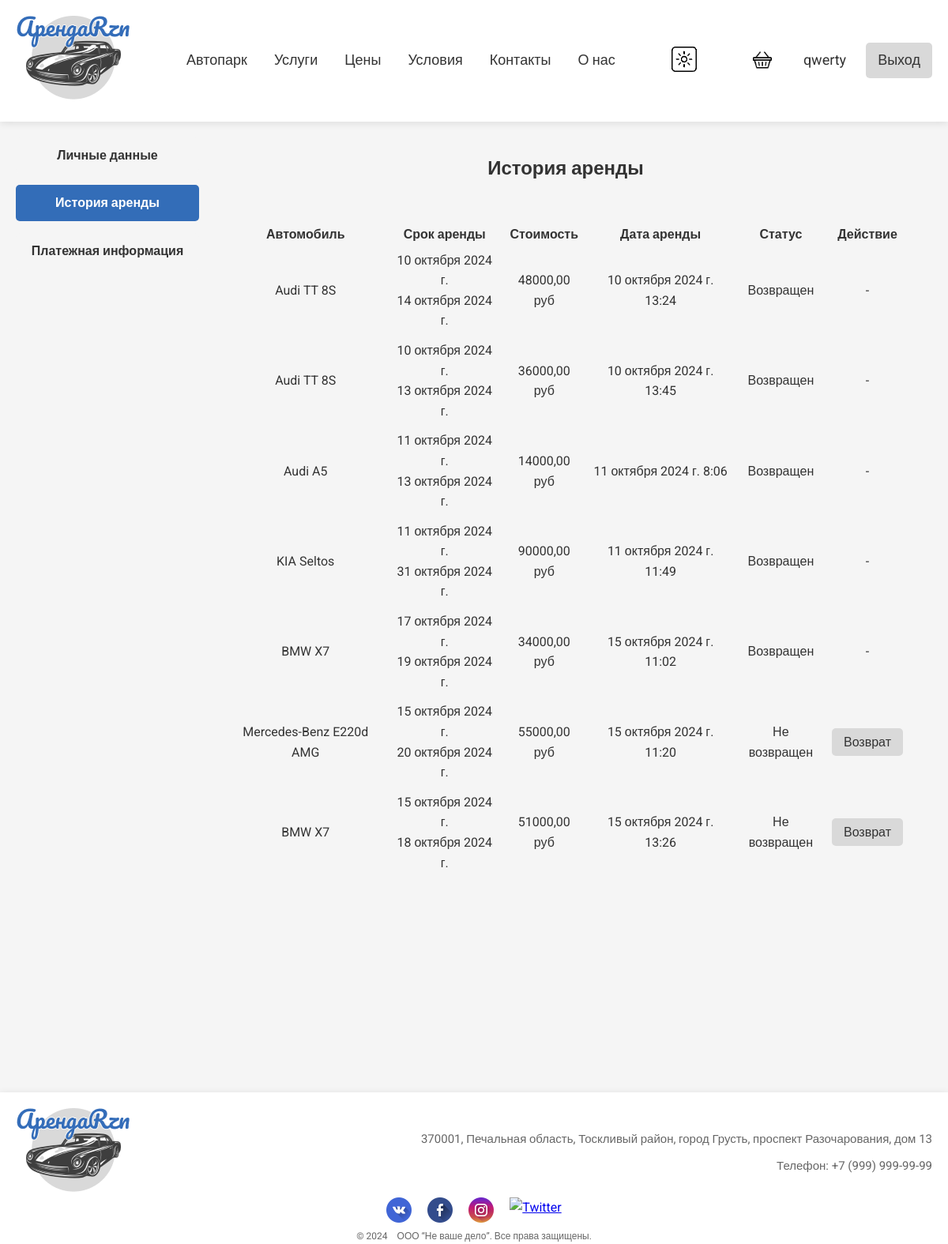
The page /users/rental_history (signed in) on the database as committed earlier.
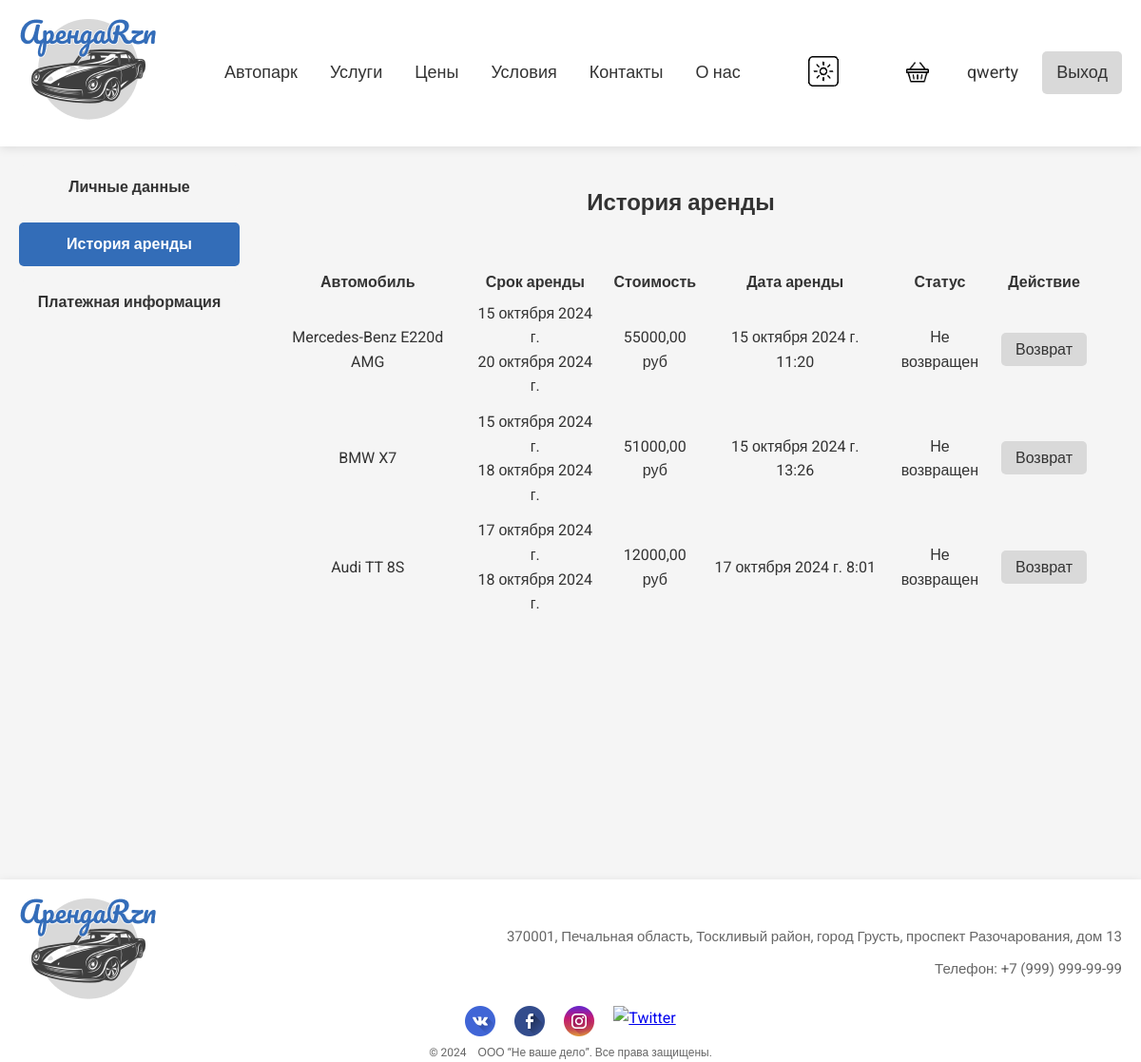
The same page on the database as committed later.
### cars/models.py (models this page shows, shortened)
class RentalHistory(models.Model):
    user = models.ForeignKey(User, on_delete=models.CASCADE)
    car = models.ForeignKey(Cars, on_delete=models.CASCADE)
    start_date = models.DateField()
    end_date = models.DateField()
    total_price = models.DecimalField(max_digits=10, decimal_places=2)
    rented_at = models.DateTimeField(auto_now_add=True)
    is_returned = models.BooleanField(default=False)

class Cars(models.Model):
    brand = models.ForeignKey(CarBrands, on_delete=models.PROTECT)
    model = models.CharField(max_length=64)
    year = models.IntegerField()
    image = models.ImageField(upload_to='car_img', blank=True)
    description = models.TextField(blank=True)
    price = models.DecimalField(max_digits=9, decimal_places=2)
    carClass = models.ForeignKey(CarClasses, on_delete=models.PROTECT)
    is_rented = models.BooleanField(default=False)

class CarBrands(models.Model):
    name = models.CharField(max_length=64, unique=True)
    def __str__(self) -> str:
        return self.name

### users/views.py (the view)
# urls.py: path('rental_history', rental_history, name='rental_history'),
@login_required
def rental_history(request):
    rental = RentalHistory.objects.filter(user=request.user)
    context = {'history_items': rental,
               'title': 'История аренды',}
    return render(request, 'users/rental_history.html', context)

### users/templates/users/rental_history.html (shortened to what this page needs)
{% extends 'cars/base.html' %}
{% load static %}
{% block css %}
  <link rel="stylesheet" href='{% static "css/rental_history.css" %}' />
{% endblock %}
{% block context %}
<section class="history-section">
    <div class="profile-sidebar">
        <ul>
            <li><a href="{% url 'users:profile' %}">Личные данные</a></li>
            <li><a class="active" href="{% url 'users:rental_history' %}">История аренды</a></li>
            <li><a href="#payment-info">Платежная информация</a></li>
        </ul>
    </div>
    <div class="history-items">
        <h1>История аренды</h1>
        {% if history_items %}
            <table class="history-table">
                <thead>
                    <tr>
                        <th>Автомобиль</th>
                        <th>Срок аренды</th>
                        <th>Стоимость</th>
                        <th>Дата аренды</th>
                        <th>Статус</th>
                        <th>Действие</th>
                    </tr>
                </thead>
                <tbody>
                    {% for item in history_items %}
                    <tr>
                        <td>{{ item.car.brand }} {{ item.car.model }}</td>
                        <td>{{ item.start_date }} <br> {{ item.end_date }}</td>
                        <td>{{ item.total_price }} руб</td>
                        <td>{{ item.rented_at }}</td>
                        <td>
                            {% if item.is_returned %}
                                Возвращен
                            {% else %}
                                Не возвращен
                            {% endif %}
                        </td>
                        <td>
                            {% if not item.is_returned %}
                                <a href="{% url 'users:return_car' item.id %}" class="return-btn">Возврат</a>
                            {% else %}
                                -
                            {% endif %}
                        </td>
                    </tr>
                    {% endfor %}
                </tbody>
            </table>
        {% else %}
            <p>У вас нет истории аренды.</p>
        {% endif %}
    </div>
</section>
{% endblock %}

Rows that differ between the two databases and show on the page:
removed RentalHistory: car.brand "Audi", car.model "TT 8S", start_date "10 октября 2024 г.", end_date "14 октября 2024 г.", total_price "48000,00", rented_at "10 октября 2024 г. 13:24", is_returned "Возвращен"
removed RentalHistory: car.brand "Audi", car.model "TT 8S", start_date "10 октября 2024 г.", end_date "13 октября 2024 г.", total_price "36000,00", rented_at "10 октября 2024 г. 13:45", is_returned "Возвращен"
removed RentalHistory: car.brand "Audi", car.model "A5", start_date "11 октября 2024 г.", end_date "13 октября 2024 г.", total_price "14000,00", rented_at "11 октября 2024 г. 8:06", is_returned "Возвращен"
removed RentalHistory: car.brand "KIA", car.model "Seltos", start_date "11 октября 2024 г.", end_date "31 октября 2024 г.", total_price "90000,00", rented_at "11 октября 2024 г. 11:49", is_returned "Возвращен"
removed RentalHistory: car.brand "BMW", car.model "X7", start_date "17 октября 2024 г.", end_date "19 октября 2024 г.", total_price "34000,00", rented_at "15 октября 2024 г. 11:02", is_returned "Возвращен"
added RentalHistory: car.brand "Audi", car.model "TT 8S", start_date "17 октября 2024 г.", end_date "18 октября 2024 г.", total_price "12000,00", rented_at "17 октября 2024 г. 8:01", is_returned "Не возвращен"
